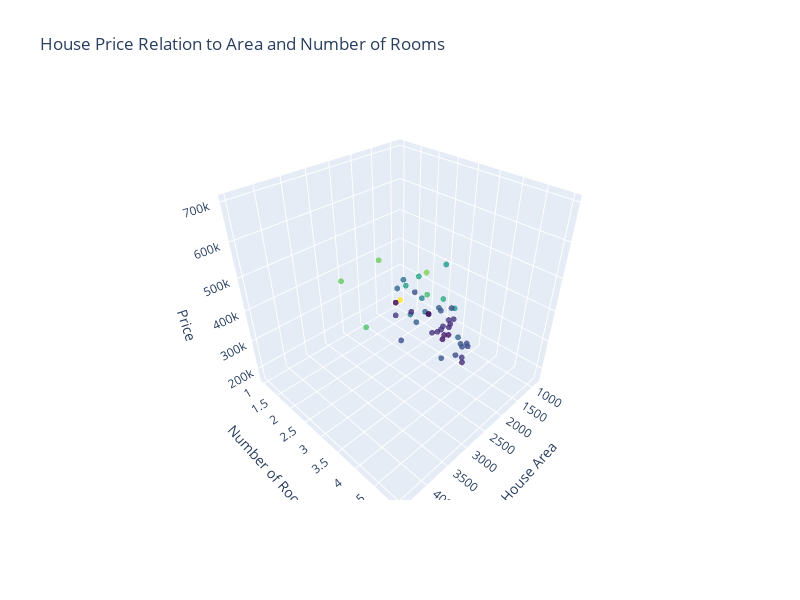

Notebook code cell kept with this figure:
### Code cell
print("Shape of the dataset:", data.shape)
print("x_train:\n", x_train)
print("y_train:\n", y_train)

showGraph(x_train, y_train)

# 创建图形
fig = go.Figure(data=[go.Scatter3d(
    x=x,
    y=y,
    z=z,
    mode='markers',
    marker=dict(
        size=2,  # 将点的大小设置得更小
        color=z,                # 设置颜色尺度
        colorscale='Viridis',   # 选择颜色的颜色范围
        opacity=0.8
    )
)])
# 设置图形布局
fig.update_layout(
    title='House Price Relation to Area and Number of Rooms',
    scene=dict(
        xaxis_title='House Area',
        yaxis_title='Number of Rooms',
        zaxis_title='Price'
    ),
    autosize=False,
    width=800,
    height=600,
    margin=dict(l=50, r=50, b=100, t=100)
)
fig.show()

### Figure 1 — Plotly figure (JSON) as saved in the notebook; plotly's stock layout.template omitted (floating-point values rounded to 4 significant figures)
{"data": [{"marker": {"color": [399900, 329900, 369000, 232000, 539900, 299900, 314900, 198999, 212000, 242500, 239999, 347000, 329999, 699900, 259900, 449900, 299900, 199900, 499998, 599000, 252900, 255000, 242900, 259900, 573900, 249900, 464500, 469000, 475000, 299900, 349900, 169900, 314900, 579900, 285900, 249900, 229900, 345000, 549000, 287000, 368500, 329900, 314000, 299000, 179900, 299900, 239500], "colorscale": [[0, "#440154"], [0.1111, "#482878"], [0.2222, "#3e4989"], [0.3333, "#31688e"], [0.4444, "#26828e"], [0.5556, "#1f9e89"], [0.6667, "#35b779"], [0.7778, "#6ece58"], [0.8889, "#b5de2b"], [1, "#fde725"]], "opacity": 0.8, "size": 2}, "mode": "markers", "type": "scatter3d", "x": [2104, 1600, 2400, 1416, 3000, 1985, 1534, 1427, 1380, 1494, 1940, 2000, 1890, 4478, 1268, 2300, 1320, 1236, 2609, 3031, 1767, 1888, 1604, 1962, 3890, 1100, 1458, 2526, 2200, 2637, 1839, 1000, 2040, 3137, 1811, 1437, 1239, 2132, 4215, 2162, 1664, 2238, 2567, 1200, 852, 1852, 1203], "y": [3, 3, 3, 2, 4, 4, 3, 3, 3, 3, 4, 3, 3, 5, 3, 4, 2, 3, 4, 4, 3, 2, 3, 4, 3, 3, 3, 3, 3, 3, 2, 1, 4, 3, 4, 3, 3, 4, 4, 4, 2, 3, 4, 3, 2, 4, 3], "z": [399900, 329900, 369000, 232000, 539900, 299900, 314900, 198999, 212000, 242500, 239999, 347000, 329999, 699900, 259900, 449900, 299900, 199900, 499998, 599000, 252900, 255000, 242900, 259900, 573900, 249900, 464500, 469000, 475000, 299900, 349900, 169900, 314900, 579900, 285900, 249900, 229900, 345000, 549000, 287000, 368500, 329900, 314000, 299000, 179900, 299900, 239500]}], "layout": {"autosize": false, "height": 600, "margin": {"b": 100, "l": 50, "r": 50, "t": 100}, "scene": {"xaxis": {"title": {"text": "House Area"}}, "yaxis": {"title": {"text": "Number of Rooms"}}, "zaxis": {"title": {"text": "Price"}}}, "title": {"text": "House Price Relation to Area and Number of Rooms"}, "width": 800}}
